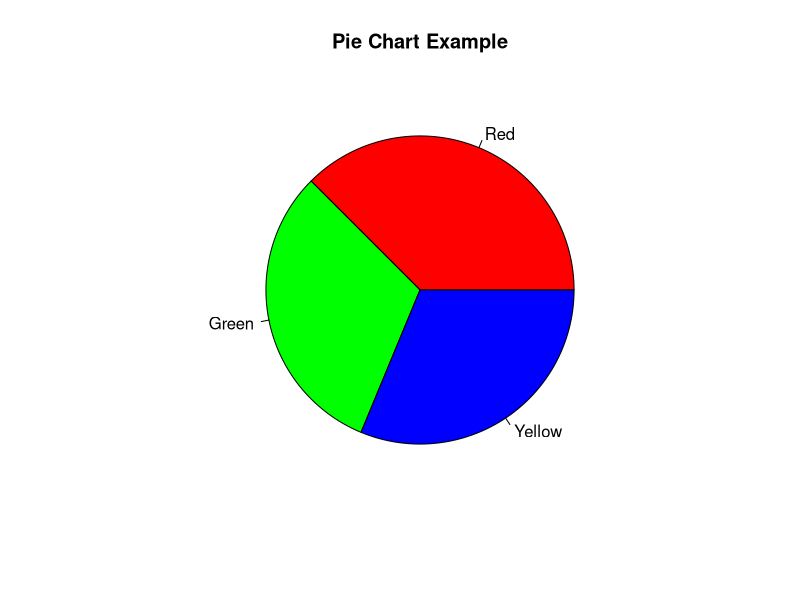
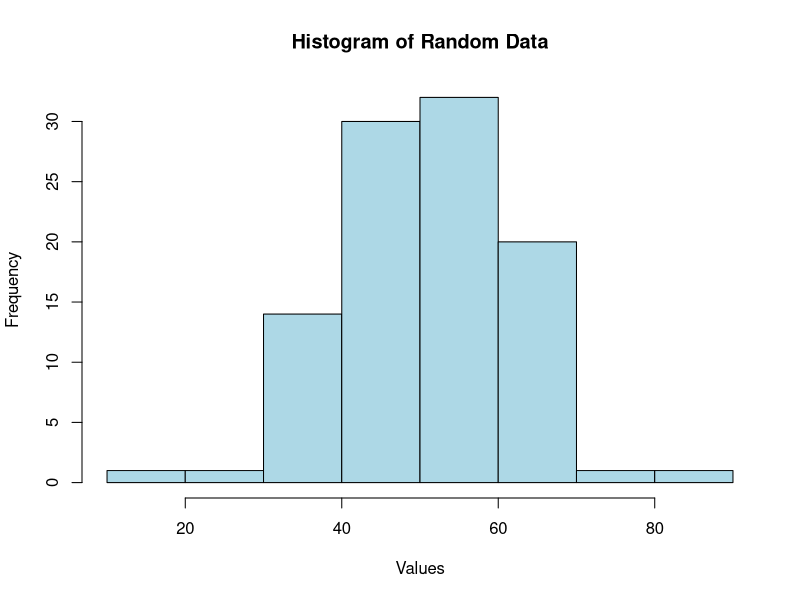
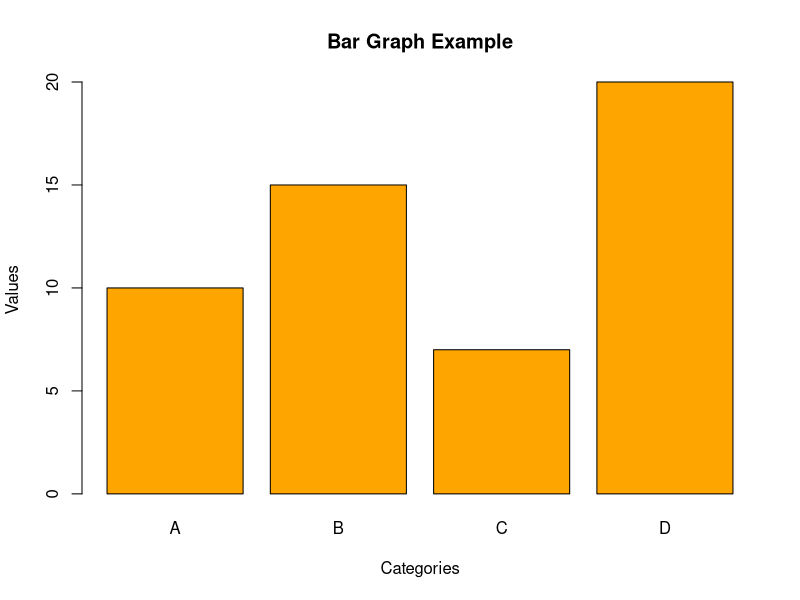
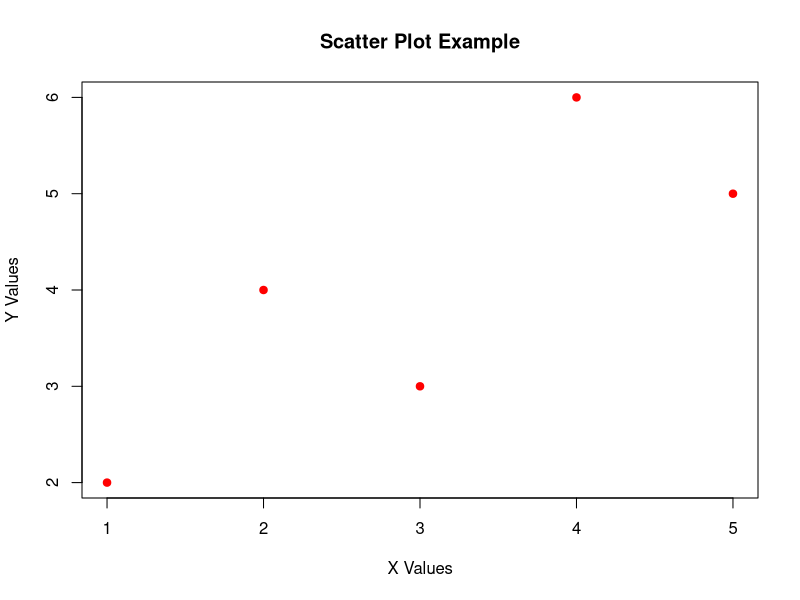

R code for these plots, in order:
# -------------------------------------------
# All Graphs in One R Program
# Pie Chart, Histogram, Bar Graph, Scatter Plot
# -------------------------------------------

# ===== PIE CHART =====
values <- c(30, 25, 25)
labels <- c("Red", "Green", "Yellow")

pie(values,
    labels = labels,
    main = "Pie Chart Example",
    col = rainbow(length(values)))

# Pause before next graph
cat("Pie Chart Completed...\n")
Sys.sleep(2)

# ===== HISTOGRAM =====
data <- rnorm(100, mean = 50, sd = 10)

hist(data,
     main = "Histogram of Random Data",
     xlab = "Values",
     ylab = "Frequency",
     col = "lightblue",
     border = "black")

cat("Histogram Completed...\n")
Sys.sleep(2)

# ===== BAR GRAPH =====
categories <- c("A", "B", "C", "D")
values_bar <- c(10, 15, 7, 20)

barplot(values_bar,
        names.arg = categories,
        main = "Bar Graph Example",
        xlab = "Categories",
        ylab = "Values",
        col = "orange")

cat("Bar Graph Completed...\n")
Sys.sleep(2)

# ===== SCATTER PLOT =====
x <- c(1, 2, 3, 4, 5)
y <- c(2, 4, 3, 6, 5)

plot(x, y,
     main = "Scatter Plot Example",
     xlab = "X Values",
     ylab = "Y Values",
     pch = 19,
     col = "red")

cat("Scatter Plot Completed...\n")
Sys.sleep(2)

# -------------------------------------------
cat("All Graphs Displayed Successfully!\n")

